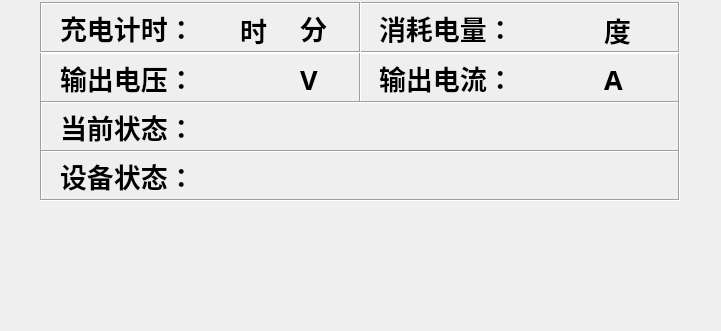
   <widget class="QFrame" name="frame_5">
    <property name="geometry">
     <rect>
      <x>40</x>
      <y>90</y>
      <width>721</width>
      <height>331</height>
     </rect>
    </property>
    <property name="font">
     <font>
      <pointsize>6</pointsize>
     </font>
    </property>
    <property name="styleSheet">
     <string notr="true">background-image: url(:/background/qrc/background/back.png);</string>
    </property>
    <property name="frameShape">
     <enum>QFrame::NoFrame</enum>
    </property>
    <property name="frameShadow">
     <enum>QFrame::Raised</enum>
    </property>
    <widget class="QFrame" name="frame_3">
     <property name="geometry">
      <rect>
       <x>40</x>
       <y>52</y>
       <width>321</width>
       <height>51</height>
      </rect>
     </property>
     <property name="sizePolicy">
      <sizepolicy hsizetype="Ignored" vsizetype="Ignored">
       <horstretch>0</horstretch>
       <verstretch>0</verstretch>
      </sizepolicy>
     </property>
     <property name="minimumSize">
      <size>
       <width>13</width>
       <height>0</height>
      </size>
     </property>
     <property name="font">
      <font>
       <pointsize>24</pointsize>
       <weight>75</weight>
       <bold>true</bold>
       <kerning>true</kerning>
      </font>
     </property>
     <property name="autoFillBackground">
      <bool>false</bool>
     </property>
     <property name="styleSheet">
      <string notr="true">background-image: url(:/background/qrc/background/back.png);
 </string>
     </property>
     <property name="frameShape">
      <enum>QFrame::Box</enum>
     </property>
     <property name="frameShadow">
      <enum>QFrame::Sunken</enum>
     </property>
     <widget class="QLabel" name="lbl_output_voltage">
      <property name="geometry">
       <rect>
        <x>170</x>
        <y>12</y>
        <width>75</width>
        <height>31</height>
       </rect>
      </property>
      <property name="font">
       <font>
        <family>Courier 10 Pitch</family>
        <pointsize>20</pointsize>
        <weight>75</weight>
        <italic>false</italic>
        <bold>true</bold>
        <kerning>true</kerning>
       </font>
      </property>
      <property name="text">
       <string/>
      </property>
     </widget>
     <widget class="QLabel" name="label_volt">
      <property name="geometry">
       <rect>
        <x>20</x>
        <y>10</y>
        <width>151</width>
        <height>31</height>
       </rect>
      </property>
      <property name="font">
       <font>
        <pointsize>20</pointsize>
        <weight>75</weight>
        <italic>false</italic>
        <bold>true</bold>
       </font>
      </property>
      <property name="text">
       <string>输出电压：</string>
      </property>
     </widget>
     <widget class="QLabel" name="lbl_">
      <property name="geometry">
       <rect>
        <x>260</x>
        <y>12</y>
        <width>51</width>
        <height>31</height>
       </rect>
      </property>
      <property name="font">
       <font>
        <family>Courier 10 Pitch</family>
        <pointsize>20</pointsize>
        <weight>75</weight>
        <italic>false</italic>
        <bold>true</bold>
        <kerning>true</kerning>
       </font>
      </property>
      <property name="text">
       <string>V</string>
      </property>
     </widget>
    </widget>
    <widget class="QFrame" name="frame_6">
     <property name="geometry">
      <rect>
       <x>359</x>
       <y>52</y>
       <width>321</width>
       <height>51</height>
      </rect>
     </property>
     <property name="sizePolicy">
      <sizepolicy hsizetype="Ignored" vsizetype="Ignored">
       <horstretch>0</horstretch>
       <verstretch>0</verstretch>
      </sizepolicy>
     </property>
     <property name="minimumSize">
      <size>
       <width>13</width>
       <height>0</height>
      </size>
     </property>
     <property name="font">
      <font>
       <pointsize>24</pointsize>
       <weight>75</weight>
       <bold>true</bold>
       <kerning>true</kerning>
      </font>
     </property>
     <property name="autoFillBackground">
      <bool>false</bool>
     </property>
     <property name="styleSheet">
      <string notr="true">background-image: url(:/background/qrc/background/back.png);
 </string>
     </property>
     <property name="frameShape">
      <enum>QFrame::Box</enum>
     </property>
     <property name="frameShadow">
      <enum>QFrame::Sunken</enum>
     </property>
     <widget class="QLabel" name="lbl_ouput_current">
      <property name="geometry">
       <rect>
        <x>170</x>
        <y>12</y>
        <width>75</width>
        <height>31</height>
       </rect>
      </property>
      <property name="font">
       <font>
        <family>Courier 10 Pitch</family>
        <pointsize>20</pointsize>
        <weight>75</weight>
        <italic>false</italic>
        <bold>true</bold>
        <kerning>true</kerning>
       </font>
      </property>
      <property name="text">
       <string/>
      </property>
     </widget>
     <widget class="QLabel" name="label_cur">
      <property name="geometry">
       <rect>
        <x>20</x>
        <y>10</y>
        <width>151</width>
        <height>31</height>
       </rect>
      </property>
      <property name="font">
       <font>
        <pointsize>20</pointsize>
        <weight>75</weight>
        <italic>false</italic>
        <bold>true</bold>
       </font>
      </property>
      <property name="text">
       <string>输出电流：</string>
      </property>
     </widget>
     <widget class="QLabel" name="label_card_sn_16">
      <property name="geometry">
       <rect>
        <x>245</x>
        <y>12</y>
        <width>31</width>
        <height>31</height>
       </rect>
      </property>
      <property name="font">
       <font>
        <family>Courier 10 Pitch</family>
        <pointsize>20</pointsize>
        <weight>75</weight>
        <italic>false</italic>
        <bold>true</bold>
        <kerning>true</kerning>
       </font>
      </property>
      <property name="text">
       <string>A</string>
      </property>
     </widget>
    </widget>
    <widget class="QFrame" name="frame_9">
     <property name="geometry">
      <rect>
       <x>359</x>
       <y>2</y>
       <width>321</width>
       <height>51</height>
      </rect>
     </property>
     <property name="sizePolicy">
      <sizepolicy hsizetype="Ignored" vsizetype="Ignored">
       <horstretch>0</horstretch>
       <verstretch>0</verstretch>
      </sizepolicy>
     </property>
     <property name="minimumSize">
      <size>
       <width>13</width>
       <height>0</height>
      </size>
     </property>
     <property name="font">
      <font>
       <pointsize>24</pointsize>
       <weight>75</weight>
       <bold>true</bold>
       <kerning>true</kerning>
      </font>
     </property>
     <property name="autoFillBackground">
      <bool>false</bool>
     </property>
     <property name="styleSheet">
      <string notr="true">background-image: url(:/background/qrc/background/back.png);
 </string>
     </property>
     <property name="frameShape">
      <enum>QFrame::Box</enum>
     </property>
     <property name="frameShadow">
      <enum>QFrame::Sunken</enum>
     </property>
     <widget class="QLabel" name="label_energy">
      <property name="geometry">
       <rect>
        <x>20</x>
        <y>10</y>
        <width>151</width>
        <height>31</height>
       </rect>
      </property>
      <property name="font">
       <font>
        <pointsize>20</pointsize>
        <weight>75</weight>
        <italic>false</italic>
        <bold>true</bold>
       </font>
      </property>
      <property name="text">
       <string>消耗电量：</string>
      </property>
     </widget>
     <widget class="QLabel" name="lbl_caculate_energy">
      <property name="geometry">
       <rect>
        <x>170</x>
        <y>12</y>
        <width>75</width>
        <height>31</height>
       </rect>
      </property>
      <property name="font">
       <font>
        <family>Courier 10 Pitch</family>
        <pointsize>20</pointsize>
        <weight>75</weight>
        <italic>false</italic>
        <bold>true</bold>
        <kerning>true</kerning>
       </font>
      </property>
      <property name="text">
       <string/>
      </property>
     </widget>
     <widget class="QLabel" name="lbl_caculate_energy_3">
      <property name="geometry">
       <rect>
        <x>245</x>
        <y>12</y>
        <width>51</width>
        <height>31</height>
       </rect>
      </property>
      <property name="font">
       <font>
        <family>Courier 10 Pitch</family>
        <pointsize>20</pointsize>
        <weight>75</weight>
        <italic>false</italic>
        <bold>true</bold>
        <kerning>true</kerning>
       </font>
      </property>
      <property name="text">
       <string>度</string>
      </property>
     </widget>
    </widget>
    <widget class="QFrame" name="frame_10">
     <property name="geometry">
      <rect>
       <x>40</x>
       <y>2</y>
       <width>321</width>
       <height>51</height>
      </rect>
     </property>
     <property name="sizePolicy">
      <sizepolicy hsizetype="Ignored" vsizetype="Ignored">
       <horstretch>0</horstretch>
       <verstretch>0</verstretch>
      </sizepolicy>
     </property>
     <property name="minimumSize">
      <size>
       <width>13</width>
       <height>0</height>
      </size>
     </property>
     <property name="font">
      <font>
       <pointsize>24</pointsize>
       <weight>75</weight>
       <bold>true</bold>
       <kerning>true</kerning>
      </font>
     </property>
     <property name="autoFillBackground">
      <bool>false</bool>
     </property>
     <property name="styleSheet">
      <string notr="true">background-image: url(:/background/qrc/background/back.png);
 </string>
     </property>
     <property name="frameShape">
      <enum>QFrame::Box</enum>
     </property>
     <property name="frameShadow">
      <enum>QFrame::Sunken</enum>
     </property>
     <widget class="QLabel" name="label_char_time">
      <property name="geometry">
       <rect>
        <x>20</x>
        <y>10</y>
        <width>151</width>
        <height>31</height>
       </rect>
      </property>
      <property name="font">
       <font>
        <pointsize>20</pointsize>
        <weight>75</weight>
        <italic>false</italic>
        <bold>true</bold>
       </font>
      </property>
      <property name="text">
       <string>充电计时：</string>
      </property>
     </widget>
     <widget class="QLabel" name="lbl_time_hour">
      <property name="geometry">
       <rect>
        <x>170</x>
        <y>12</y>
        <width>41</width>
        <height>31</height>
       </rect>
      </property>
      <property name="font">
       <font>
        <family>Courier 10 Pitch</family>
        <pointsize>20</pointsize>
        <weight>75</weight>
        <italic>false</italic>
        <bold>true</bold>
        <kerning>true</kerning>
       </font>
      </property>
      <property name="text">
       <string/>
      </property>
     </widget>
     <widget class="QLabel" name="lbl_time_min">
      <property name="geometry">
       <rect>
        <x>230</x>
        <y>12</y>
        <width>41</width>
        <height>31</height>
       </rect>
      </property>
      <property name="font">
       <font>
        <family>Courier 10 Pitch</family>
        <pointsize>20</pointsize>
        <weight>75</weight>
        <italic>false</italic>
        <bold>true</bold>
        <kerning>true</kerning>
       </font>
      </property>
      <property name="text">
       <string/>
      </property>
     </widget>
     <widget class="QLabel" name="lbl_time_hour_2">
      <property name="geometry">
       <rect>
        <x>200</x>
        <y>12</y>
        <width>41</width>
        <height>31</height>
       </rect>
      </property>
      <property name="font">
       <font>
        <family>Courier 10 Pitch</family>
        <pointsize>20</pointsize>
        <weight>75</weight>
        <italic>false</italic>
        <bold>true</bold>
        <kerning>true</kerning>
       </font>
      </property>
      <property name="text">
       <string>时</string>
      </property>
     </widget>
     <widget class="QLabel" name="lbl_time_hour_3">
      <property name="geometry">
       <rect>
        <x>260</x>
        <y>10</y>
        <width>51</width>
        <height>31</height>
       </rect>
      </property>
      <property name="font">
       <font>
        <family>Courier 10 Pitch</family>
        <pointsize>20</pointsize>
        <weight>75</weight>
        <italic>false</italic>
        <bold>true</bold>
        <kerning>true</kerning>
       </font>
      </property>
      <property name="text">
       <string>分</string>
      </property>
     </widget>
    </widget>
    <widget class="QLabel" name="label_speaker">
     <property name="geometry">
      <rect>
       <x>40</x>
       <y>220</y>
       <width>491</width>
       <height>41</height>
      </rect>
     </property>
     <property name="font">
      <font>
       <pointsize>20</pointsize>
       <weight>75</weight>
       <italic>false</italic>
       <bold>true</bold>
       <strikeout>false</strikeout>
      </font>
     </property>
     <property name="layoutDirection">
      <enum>Qt::RightToLeft</enum>
     </property>
     <property name="styleSheet">
      <string notr="true">background-image: url(:/background/qrc/background/mainlab_phonenum.png);</string>
     </property>
     <property name="text">
      <string/>
     </property>
     <property name="textFormat">
      <enum>Qt::AutoText</enum>
     </property>
     <property name="alignment">
      <set>Qt::AlignLeading|Qt::AlignLeft|Qt::AlignVCenter</set>
     </property>
    </widget>
    <widget class="QFrame" name="frame_7">
     <property name="geometry">
      <rect>
       <x>40</x>
       <y>101</y>
       <width>640</width>
       <height>51</height>
      </rect>
     </property>
     <property name="sizePolicy">
      <sizepolicy hsizetype="Ignored" vsizetype="Ignored">
       <horstretch>0</horstretch>
       <verstretch>0</verstretch>
      </sizepolicy>
     </property>
     <property name="minimumSize">
      <size>
       <width>13</width>
       <height>0</height>
      </size>
     </property>
     <property name="font">
      <font>
       <pointsize>24</pointsize>
       <weight>75</weight>
       <bold>true</bold>
       <kerning>true</kerning>
      </font>
     </property>
     <property name="autoFillBackground">
      <bool>false</bool>
     </property>
     <property name="styleSheet">
      <string notr="true">background-image: url(:/background/qrc/background/back.png);
 </string>
     </property>
     <property name="frameShape">
      <enum>QFrame::Box</enum>
     </property>
     <property name="frameShadow">
      <enum>QFrame::Sunken</enum>
     </property>
     <widget class="QLabel" name="label_volt_2">
      <property name="geometry">
       <rect>
        <x>20</x>
        <y>10</y>
        <width>151</width>
        <height>31</height>
       </rect>
      </property>
      <property name="font">
       <font>
        <pointsize>20</pointsize>
        <weight>75</weight>
        <italic>false</italic>
        <bold>true</bold>
       </font>
      </property>
      <property name="text">
       <string>当前状态：</string>
      </property>
     </widget>
     <widget class="QLabel" name="label_title">
      <property name="geometry">
       <rect>
        <x>170</x>
        <y>10</y>
        <width>451</width>
        <height>31</height>
       </rect>
      </property>
      <property name="font">
       <font>
        <pointsize>20</pointsize>
        <weight>75</weight>
        <italic>false</italic>
        <bold>true</bold>
        <strikeout>false</strikeout>
       </font>
      </property>
      <property name="layoutDirection">
       <enum>Qt::RightToLeft</enum>
      </property>
      <property name="styleSheet">
       <string notr="true">background-image: url(:/background/qrc/background/mainlab_phonenum.png);</string>
      </property>
      <property name="text">
       <string/>
      </property>
      <property name="textFormat">
       <enum>Qt::AutoText</enum>
      </property>
      <property name="alignment">
       <set>Qt::AlignLeading|Qt::AlignLeft|Qt::AlignVCenter</set>
      </property>
     </widget>
    </widget>
    <widget class="QFrame" name="frame_8">
     <property name="geometry">
      <rect>
       <x>40</x>
       <y>150</y>
       <width>640</width>
       <height>51</height>
      </rect>
     </property>
     <property name="sizePolicy">
      <sizepolicy hsizetype="Ignored" vsizetype="Ignored">
       <horstretch>0</horstretch>
       <verstretch>0</verstretch>
      </sizepolicy>
     </property>
     <property name="minimumSize">
      <size>
       <width>13</width>
       <height>0</height>
      </size>
     </property>
     <property name="font">
      <font>
       <pointsize>24</pointsize>
       <weight>75</weight>
       <bold>true</bold>
       <kerning>true</kerning>
      </font>
     </property>
     <property name="autoFillBackground">
      <bool>false</bool>
     </property>
     <property name="styleSheet">
      <string notr="true">background-image: url(:/background/qrc/background/back.png);
 </string>
     </property>
     <property name="frameShape">
      <enum>QFrame::Box</enum>
     </property>
     <property name="frameShadow">
      <enum>QFrame::Sunken</enum>
     </property>
     <widget class="QLabel" name="label_volt_3">
      <property name="geometry">
       <rect>
        <x>20</x>
        <y>10</y>
        <width>151</width>
        <height>31</height>
       </rect>
      </property>
      <property name="font">
       <font>
        <pointsize>20</pointsize>
        <weight>75</weight>
        <italic>false</italic>
        <bold>true</bold>
       </font>
      </property>
      <property name="text">
       <string>设备状态：</string>
      </property>
     </widget>
     <widget class="QLabel" name="label_speaker_2">
      <property name="geometry">
       <rect>
        <x>170</x>
        <y>10</y>
        <width>451</width>
        <height>31</height>
       </rect>
      </property>
      <property name="font">
       <font>
        <pointsize>20</pointsize>
        <weight>75</weight>
        <italic>false</italic>
        <bold>true</bold>
        <strikeout>false</strikeout>
       </font>
      </property>
      <property name="layoutDirection">
       <enum>Qt::RightToLeft</enum>
      </property>
      <property name="styleSheet">
       <string notr="true">background-image: url(:/background/qrc/background/mainlab_phonenum.png);</string>
      </property>
      <property name="text">
       <string/>
      </property>
      <property name="textFormat">
       <enum>Qt::AutoText</enum>
      </property>
      <property name="alignment">
       <set>Qt::AlignLeading|Qt::AlignLeft|Qt::AlignVCenter</set>
      </property>
     </widget>
    </widget>
   </widget>
